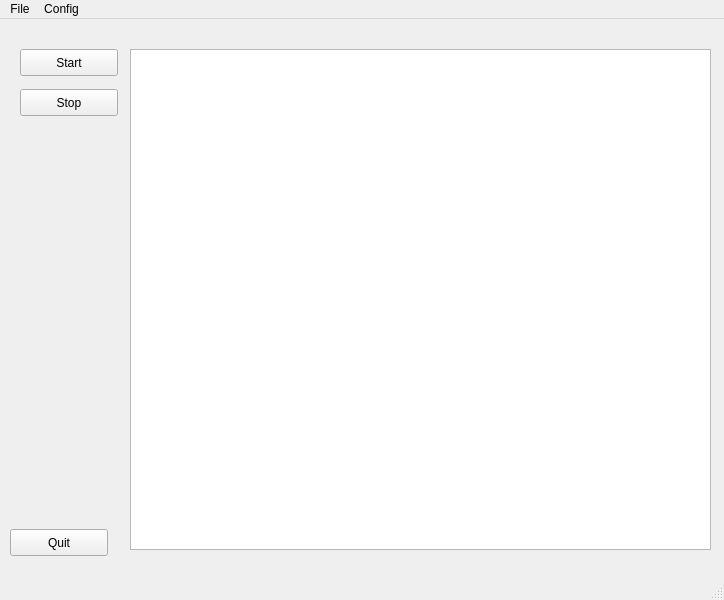
<?xml version="1.0" encoding="UTF-8"?>
<ui version="4.0">
 <class>MainWindow</class>
 <widget class="QMainWindow" name="MainWindow">
  <property name="geometry">
   <rect>
    <x>0</x>
    <y>0</y>
    <width>724</width>
    <height>600</height>
   </rect>
  </property>
  <property name="windowTitle">
   <string>MainWindow</string>
  </property>
  <widget class="QWidget" name="centralwidget">
   <widget class="QPushButton" name="pushButtonStart">
    <property name="geometry">
     <rect>
      <x>20</x>
      <y>30</y>
      <width>98</width>
      <height>27</height>
     </rect>
    </property>
    <property name="text">
     <string>Start</string>
    </property>
   </widget>
   <widget class="QPushButton" name="pushButtonStop">
    <property name="geometry">
     <rect>
      <x>20</x>
      <y>70</y>
      <width>98</width>
      <height>27</height>
     </rect>
    </property>
    <property name="text">
     <string>Stop</string>
    </property>
   </widget>
   <widget class="QPushButton" name="pushButtonQuit">
    <property name="geometry">
     <rect>
      <x>10</x>
      <y>510</y>
      <width>98</width>
      <height>27</height>
     </rect>
    </property>
    <property name="text">
     <string>Quit</string>
    </property>
   </widget>
   <widget class="QGraphicsView" name="graphicsView">
    <property name="geometry">
     <rect>
      <x>130</x>
      <y>30</y>
      <width>581</width>
      <height>501</height>
     </rect>
    </property>
   </widget>
  </widget>
  <widget class="QMenuBar" name="menubar">
   <property name="geometry">
    <rect>
     <x>0</x>
     <y>0</y>
     <width>724</width>
     <height>25</height>
    </rect>
   </property>
   <widget class="QMenu" name="menuMD">
    <property name="title">
     <string>File</string>
    </property>
    <addaction name="actionOpen"/>
    <addaction name="actionSave"/>
   </widget>
   <widget class="QMenu" name="menuConfig">
    <property name="title">
     <string>Config</string>
    </property>
   </widget>
   <addaction name="menuMD"/>
   <addaction name="menuConfig"/>
  </widget>
  <widget class="QStatusBar" name="statusbar"/>
  <action name="actionOpen">
   <property name="text">
    <string>Open</string>
   </property>
  </action>
  <action name="actionSave">
   <property name="text">
    <string>Save</string>
   </property>
  </action>
 </widget>
 <resources/>
 <connections/>
</ui>
